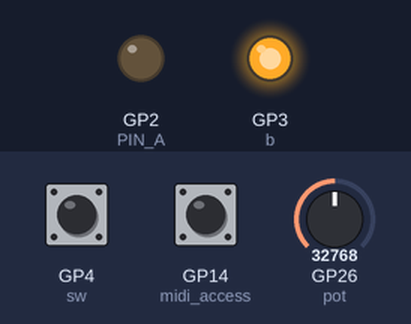
A program run on a simulated Raspberry Pi Pico running MicroPython. Parts: output pins drawn as LEDs (lit = HIGH). Dashed ring = blinking. The test bench sets the inputs (shaded band); at power-on: GP4 (sw) HIGH, GP14 (midi_access) HIGH, GP26 (pot) = 32768 (analog values on the 0–65535 scale). What the program prints to the serial console is not drawn.

Above: at 1.2 s.
1.3 s: GP4 (sw) pulled LOW for 3.2 s
At 2.9 s:
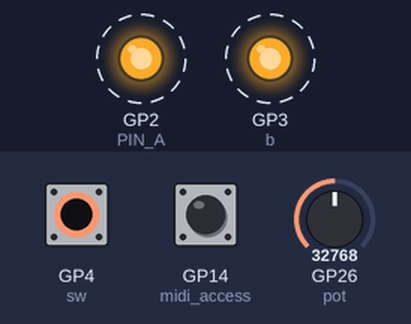
6.0 s: GP14 (midi_access) pulled LOW for 0.15 s
At 7.1 s:
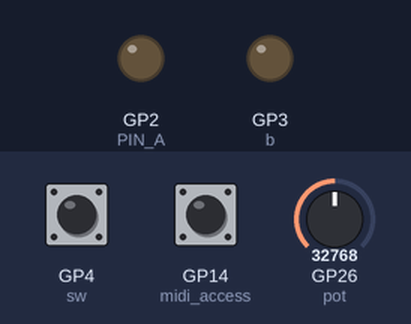
7.6 s: GP4 (sw) pulled LOW for 1 s
At 8.2 s:
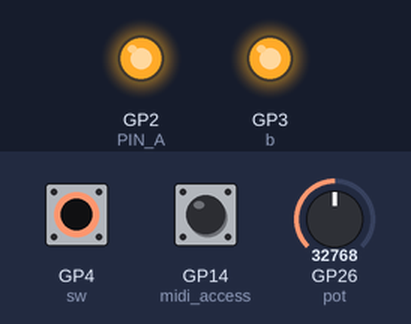
10.1 s: GP14 (midi_access) pulled LOW for 3.2 s
At 14.4 s:
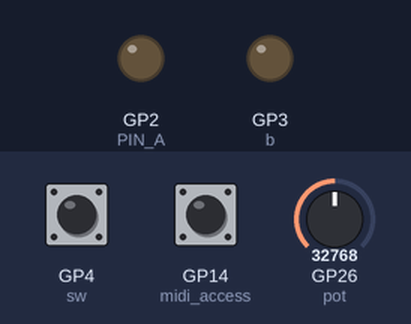
14.8 s: GP4 (sw) driven LOW
At 16.4 s:
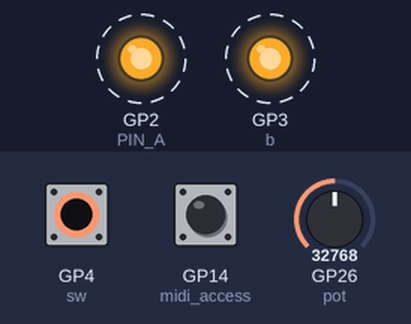
17.8 s: GP26 (pot) set to 57670
At 18.2 s:
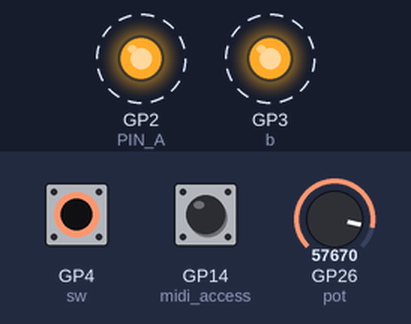
Timing chart, 0 to 21.8 s (numbered marks = the images above; inputs shaded):
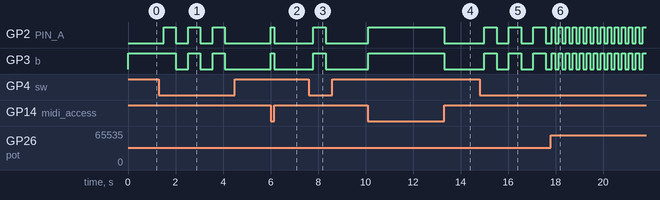

Measured:
- after the input at 1.3 s, GP2 (PIN_A): alternates HIGH for 0.52 s and LOW for 0.51 s, 6 changes in all, then stays LOW, starting after 0.20 s; GP3 (b): alternates HIGH for 0.52 s and LOW for 0.51 s, 5 changes in all, then stays LOW, starting after 0.72 s
- after the input at 6.0 s, GP2 (PIN_A), GP3 (b): LOW → HIGH at once, → LOW 0.15 s later
- after the input at 7.6 s, GP2 (PIN_A), GP3 (b): LOW → HIGH after 0.20 s, → LOW 0.51 s later
- after the input at 10.1 s, GP2 (PIN_A), GP3 (b): LOW → HIGH at once, → LOW 3.2 s later
- after the input at 14.8 s, GP2 (PIN_A), GP3 (b): alternates HIGH for 0.52 s and LOW for 0.51 s, starting after 0.20 s
- after the input at 17.8 s, GP2 (PIN_A), GP3 (b): alternates HIGH for 0.15 s and LOW for 0.15 s, starting at once

The program:

Whammy4_Shutter_Gate_TESTONLY.py
```python
# Melatroid - Whammy 4 Version 1.00
from machine import Pin, ADC, UART
import time

# =========================================================
# DEBUG
# =========================================================
DEBUG = False
DEBUG_A_EVENTS = False
DEBUG_A_SCOPE = True
SCOPE_EVERY_MS = 5
SCOPE_WIDTH = 80

def dbg(msg):
    if DEBUG:
        print(msg)

def a_dbg(msg):
    if DEBUG_A_EVENTS:
        print(msg)

# =========================================================
# DEVELOPMENT BYPASS
# =========================================================
DEV_BYPASS_MOMENTARY = False
DEV_MIDI_ACCESS = False

# =========================================================
# BYPASS / GATE LOGIC
# =========================================================
BYPASS_B_INVERT = True
BBM_DELAY_US = 20

# =========================================================
# MIDI OUT
# =========================================================
MIDI_ENABLED = True
MIDI_UART_ID = 0
MIDI_TX_PIN = 0
MIDI_CH = 3
MIDI_BAUD = 31250

MIDI_SEND_ON_START = True
MIDI_SEND_ON_STOP = False
MIDI_PC_ON = 12
MIDI_PC_OFF = 28

# =========================================================
# MIDI ACCESS MODE / PRESET LOGIC
# =========================================================
PIN_MIDI_ACCESS = 14
PRESET_SCROLL_INTERVAL_MS = 350
DOUBLE_CLICK_MS = 300

# Auto-commit confirmation after inactivity (Access mode)
PENDING_SAVE_MS = 2000

# MIDI-only confirmation: toggle OFF/ON N times
CONFIRM_TOGGLES = 3
CONFIRM_DELAY_MS = 120

PRESETS = [
    ("Detune Shallow", 1),
    ("Detune Deep", 2),
    ("Whammy: Up 2 Oct", 3),
    ("Whammy: Up 1 Oct", 4),
    ("Whammy: Down 1 Oct", 5),
    ("Whammy: Down 2 Oct", 6),
    ("Whammy: Dive Bomb", 7),
    ("Whammy: Drop Tune", 8),
    ("Harmony: Oct/Oct", 9),
    ("Harmony: 5th/4th", 10),
    ("Harmony: 4th/3rd", 11),
    ("Harmony: 5th/7th", 12),
    ("Harmony: 5th/6th", 13),
    ("Harmony: 4th/5th", 14),
    ("Harmony: 3rd/4th", 15),
    ("Harmony: b3rd/3rd", 16),
    ("Harmony: 2nd/3rd", 17),
]

# =========================================================
# 2 Preset Slots
#   slot 0 = Preset A
#   slot 1 = Preset B
# =========================================================
SLOT_A = 0
SLOT_B = 1

slot_index = [0, 0]
slot_name  = [PRESETS[0][0], PRESETS[0][0]]
slot_pc    = [PRESETS[0][1], PRESETS[0][1]]

# Normal shutter mode: which preset slot is used
active_slot = SLOT_A

# Access mode: which preset slot is being edited
edit_slot = SLOT_A

# Scrolling index (preview cursor)
preset_index = 0
last_preset_step_ms = 0
scroll_dir = 1  # +1 forward, -1 backward

# Click tracking (shared raw edge)
_last_sw_raw = 1

# IMPORTANT FIX: separate double-click timing for access vs normal mode
_last_press_ms_access = 0

# ---------------------------------------------------------
# NORMAL MODE: robust double-tap detection on RELEASE
# and IMPORTANT: NO relay output (GPIO2/3) while user is tapping.
# Shutter starts only after HOLD (press longer than TAP_MAX_MS)
# ---------------------------------------------------------
tap_down_ms = 0
last_tap_up_ms = 0
tap_armed = False
pending_shutter = False

TAP_MAX_MS = 170     # max duration of a tap
DTAP_GAP_MS = 260    # max allowed gap between taps (release->release)

# Pending selection (Access mode)
pending_active = False
pending_index = 0
pending_name = PRESETS[0][0]
pending_pc = PRESETS[0][1]
pending_last_change_ms = 0

# Access debug tracking
last_access = None
last_access_print_ms = 0
ACCESS_PRINT_INTERVAL_MS = 200

# =========================================================
# PINS
# =========================================================
PIN_A = 2
PIN_B = 3
PIN_FOOTSW = 4
PIN_POT = 26

DRY = 0
WET = 1

POT_EVERY_MS = 10
MIN_HALF_MS = 30
MAX_HALF_MS = 1000
DEBOUNCE_MS = 30

# =========================================================
# Poti-Filter
# =========================================================
POT_WINDOW = 10
POT_MAX_DEV = 200
POT_FORCE_AFTER = 4

# =========================================================
# Setup IO
# =========================================================
a = Pin(PIN_A, Pin.OUT, value=DRY)
b = Pin(PIN_B, Pin.OUT, value=1)
sw = Pin(PIN_FOOTSW, Pin.IN, Pin.PULL_UP)
midi_access = Pin(PIN_MIDI_ACCESS, Pin.IN, Pin.PULL_UP)
pot = ADC(Pin(PIN_POT))

# =========================================================
# MIDI Setup
# =========================================================
midi = None
if MIDI_ENABLED:
    midi = UART(MIDI_UART_ID, baudrate=MIDI_BAUD, tx=Pin(MIDI_TX_PIN))

def midi_write(data: bytes):
    if MIDI_ENABLED and midi is not None:
        midi.write(data)

def midi_pc(program: int, channel=MIDI_CH):
    status = 0xC0 | (channel & 0x0F)
    midi_write(bytes([status, program & 0x7F]))

def midi_confirm_preset(pc: int):
    """
    MIDI-only confirmation:
    toggle OFF/ON multiple times. Does NOT touch relays.
    Ends ON at the selected preset.
    """
    for _ in range(CONFIRM_TOGGLES):
        midi_pc(MIDI_PC_OFF)
        time.sleep_ms(CONFIRM_DELAY_MS)
        midi_pc(pc)
        time.sleep_ms(CONFIRM_DELAY_MS)

def clamp(v, lo, hi):
    return lo if v < lo else hi if v > hi else v

def map_pot_to_half_ms(v):
    span = MAX_HALF_MS - MIN_HALF_MS
    return MAX_HALF_MS - (v * span // 65535)

def b_write_raw(v01: int):
    if BYPASS_B_INVERT:
        b.value(0 if v01 else 1)
    else:
        b.value(v01)

a_state = DRY

def set_A_and_B(a_val: int):
    """Make-before-make relay handling: WET=1, DRY=0"""
    global a_state
    new_a = 1 if a_val else 0
    old_a = a_state
    if new_a == old_a:
        return

    if new_a == 1:
        b_write_raw(0)
        if BBM_DELAY_US:
            time.sleep_us(BBM_DELAY_US)
        a_state = 1
        a.value(1)
    else:
        a_state = 0
        a.value(0)
        if BBM_DELAY_US:
            time.sleep_us(BBM_DELAY_US)
        b_write_raw(1)

# =========================================================
# Pot Filter
# =========================================================
pot_u16_raw = 0
pot_u16_mean = 0
pot_hist = []
pot_outlier_streak = 0
pot_outlier_dir = 0

def pot_reset_and_prime():
    global pot_u16_raw, pot_u16_mean, pot_hist, pot_outlier_streak, pot_outlier_dir
    pot_u16_raw = pot.read_u16()
    pot_hist = [pot_u16_raw]
    pot_u16_mean = pot_u16_raw
    pot_outlier_streak = 0
    pot_outlier_dir = 0

def pot_update_filtered():
    global pot_u16_raw, pot_u16_mean, pot_hist, pot_outlier_streak, pot_outlier_dir
    pot_u16_raw = pot.read_u16()

    if not pot_hist:
        pot_hist = [pot_u16_raw]
        pot_u16_mean = pot_u16_raw
        pot_outlier_streak = 0
        pot_outlier_dir = 0
        return True

    diff = pot_u16_raw - pot_u16_mean
    if abs(diff) > POT_MAX_DEV:
        d = 1 if diff > 0 else -1
        if d == pot_outlier_dir:
            pot_outlier_streak += 1
        else:
            pot_outlier_dir = d
            pot_outlier_streak = 1

        if pot_outlier_streak >= POT_FORCE_AFTER:
            pot_hist = [pot_u16_raw]
            pot_u16_mean = pot_u16_raw
            pot_outlier_streak = 0
            pot_outlier_dir = 0
            return True

        return False

    pot_outlier_streak = 0
    pot_outlier_dir = 0

    pot_hist.append(pot_u16_raw)
    if len(pot_hist) > POT_WINDOW:
        pot_hist.pop(0)
    pot_u16_mean = sum(pot_hist) // len(pot_hist)
    return True

def midi_access_active() -> bool:
    if DEV_MIDI_ACCESS:
        return True
    return midi_access.value() == 0  # against GND = active

# =========================================================
# Effect ON/OFF (Shutter gate logic)
# =========================================================
active = False
last_toggle = time.ticks_ms()
last_pot_ms = time.ticks_ms()
half_ms = MAX_HALF_MS
last_scope_ms = time.ticks_ms()
scope_count = 0

def set_effect(on: bool, suppress_midi: bool = False):
    """Normal shutter mode start/stop. Start sends current active_slot preset."""
    global active, last_toggle, last_pot_ms, half_ms, scope_count

    if on:
        active = True
        now0 = time.ticks_ms()

        pot_reset_and_prime()
        half_ms = clamp(map_pot_to_half_ms(pot_u16_mean), MIN_HALF_MS, MAX_HALF_MS)
        last_pot_ms = now0

        set_A_and_B(WET)
        last_toggle = now0

        if DEBUG_A_SCOPE:
            print("\n[SCOPE START]")
            scope_count = 0

        if (not suppress_midi) and MIDI_SEND_ON_START:
            midi_pc(slot_pc[active_slot])
            if DEBUG:
                print("EFFECT START -> SLOT", active_slot, slot_name[active_slot], "PC", slot_pc[active_slot])

    else:
        active = False
        set_A_and_B(DRY)

        if DEBUG_A_SCOPE:
            print("\n[SCOPE STOP]\n")

# Boot-safe
set_effect(False)

# =========================================================
# Debounce (normal mode)
# =========================================================
stable_sw = sw.value()
last_sw = stable_sw
last_change = time.ticks_ms()

try:
    while True:
        now = time.ticks_ms()
        access = midi_access_active()

        # =========================================================
        # ACCESS DEBUG + enter/exit behavior
        # =========================================================
        raw_access_pin = midi_access.value()
        if last_access is None or access != last_access:
            print("GPIO14 raw =", raw_access_pin, "=> MIDI_ACCESS =", access)
            last_access = access
            last_access_print_ms = now

            # reset tracking on mode switch
            _last_sw_raw = 1
            _last_press_ms_access = 0
            stable_sw = sw.value()
            last_sw = stable_sw
            last_change = now

            # reset normal-mode double tap state too
            tap_down_ms = 0
            last_tap_up_ms = 0
            tap_armed = False
            pending_shutter = False

            if access:
                set_A_and_B(WET)

                # Always edit the slot that is currently active in normal mode.
                edit_slot = active_slot

                # Preview the stored preset of that slot
                midi_pc(slot_pc[edit_slot])

                # Align scroll cursor with stored preset
                preset_index = slot_index[edit_slot]

                pending_active = False
            else:
                if not active:
                    set_A_and_B(DRY)

        elif time.ticks_diff(now, last_access_print_ms) >= ACCESS_PRINT_INTERVAL_MS:
            last_access_print_ms = now
            print("GPIO14 raw =", raw_access_pin, "=> MIDI_ACCESS =", access)

        # =========================================================
        # MIDI ACCESS MODE
        # =========================================================
        if access:
            if a_state != WET:
                set_A_and_B(WET)

            raw = sw.value()
            foot_pressed = (raw == 0)
            press_edge = (_last_sw_raw == 1 and raw == 0)

            # --- double click => TOGGLE EDIT SLOT A/B (NO MIDI scroll dir change) ---
            if press_edge:
                dt = time.ticks_diff(now, _last_press_ms_access)
                if 0 < dt <= DOUBLE_CLICK_MS:
                    # toggle which slot we are editing
                    edit_slot = SLOT_B if edit_slot == SLOT_A else SLOT_A

                    # preview stored preset of that slot
                    midi_pc(slot_pc[edit_slot])

                    # align scroll cursor to that slot's stored preset
                    preset_index = slot_index[edit_slot]

                    # clear pending (so we don't accidentally commit old selection)
                    pending_active = False

                    _last_press_ms_access = 0
                    if DEBUG:
                        print("EDIT SLOT ->", edit_slot, "PREVIEW", slot_name[edit_slot], "PC", slot_pc[edit_slot])

                    _last_sw_raw = raw
                    time.sleep_ms(1)
                    continue
                else:
                    _last_press_ms_access = now

            _last_sw_raw = raw
            stepped = False

            # --- tap => preview next preset (pending) ---
            if press_edge:
                preset_index = (preset_index + scroll_dir) % len(PRESETS)
                name, pc = PRESETS[preset_index]
                midi_pc(pc)  # preview

                pending_active = True
                pending_index, pending_name, pending_pc = preset_index, name, pc
                pending_last_change_ms = now

                last_preset_step_ms = now
                stepped = True

                if DEBUG:
                    print("PREVIEW (tap):", preset_index, name, "PC", pc, "-> pending write to SLOT", edit_slot)

            # --- hold => scroll preview ---
            if foot_pressed and (not stepped):
                if time.ticks_diff(now, last_preset_step_ms) >= PRESET_SCROLL_INTERVAL_MS:
                    last_preset_step_ms = now
                    preset_index = (preset_index + scroll_dir) % len(PRESETS)
                    name, pc = PRESETS[preset_index]
                    midi_pc(pc)  # preview

                    pending_active = True
                    pending_index, pending_name, pending_pc = preset_index, name, pc
                    pending_last_change_ms = now

                    if DEBUG:
                        print("PREVIEW (hold):", preset_index, name, "PC", pc, "-> pending write to SLOT", edit_slot)

            if not foot_pressed:
                last_preset_step_ms = now

            # --- auto-commit after inactivity ---
            if pending_active and (time.ticks_diff(now, pending_last_change_ms) >= PENDING_SAVE_MS):
                # commit current slot
                slot_index[edit_slot] = pending_index
                slot_name[edit_slot] = pending_name
                slot_pc[edit_slot] = pending_pc
                pending_active = False

                midi_confirm_preset(slot_pc[edit_slot])

                if DEBUG:
                    print("COMMIT SLOT", edit_slot, "->", slot_index[edit_slot], slot_name[edit_slot], "PC", slot_pc[edit_slot])

                # =========================================================
                # NEW: after committing preset for slot 1, automatically start
                # selection for slot 2 (toggle edit_slot and preview it)
                # =========================================================
                edit_slot = SLOT_B if edit_slot == SLOT_A else SLOT_A

                # preview stored preset of the new edit slot
                midi_pc(slot_pc[edit_slot])

                # align scroll cursor to the stored preset of the new slot
                preset_index = slot_index[edit_slot]

                # start clean (avoid accidental commit/doubleclick carryover)
                pending_active = False
                _last_press_ms_access = 0
                last_preset_step_ms = now

            time.sleep_ms(1)
            continue

        # =========================================================
        # NORMAL MODE: Momentary = Shutter
        # + double tap toggles active_slot (Preset A/B)
        #   IMPORTANT: NO RELAY output while tapping:
        #   - PRESS starts "pending_shutter"
        #   - if HOLD > TAP_MAX_MS => start shutter (relays switch)
        #   - release before that => it's a tap (no relays touched)
        # =========================================================
        if not DEV_BYPASS_MOMENTARY:
            raw_sw = sw.value()
            if raw_sw != last_sw:
                last_sw = raw_sw
                last_change = now

            # debounced state change
            if time.ticks_diff(now, last_change) >= DEBOUNCE_MS and stable_sw != last_sw:
                stable_sw = last_sw

                # -------- PRESS (debounced) --------
                if stable_sw == 0:
                    tap_down_ms = now
                    pending_shutter = True  # decide later if it's hold

                # -------- RELEASE (debounced) --------
                else:
                    # If shutter already running -> stop
                    if active:
                        set_effect(False)

                    dur = time.ticks_diff(now, tap_down_ms)

                    # If we never started shutter, a short press counts as tap
                    if pending_shutter and 0 <= dur <= TAP_MAX_MS:
                        gap = time.ticks_diff(now, last_tap_up_ms)

                        if tap_armed and 0 <= gap <= DTAP_GAP_MS:
                            # DOUBLE TAP => toggle slot
                            active_slot = SLOT_B if active_slot == SLOT_A else SLOT_A
                            tap_armed = False
                            last_tap_up_ms = 0

                            # immediate feedback: send preset of selected slot (MIDI only)
                            midi_pc(slot_pc[active_slot])

                            if DEBUG:
                                print("ACTIVE SLOT ->", active_slot, slot_name[active_slot], "PC", slot_pc[active_slot])
                        else:
                            # first tap: arm for a second tap
                            tap_armed = True
                            last_tap_up_ms = now
                    else:
                        # not a tap (or shutter was started) -> disarm
                        tap_armed = False
                        last_tap_up_ms = 0

                    pending_shutter = False

            # Start shutter only if still pressed and held long enough
            if pending_shutter and (sw.value() == 0) and (not active):
                if time.ticks_diff(now, tap_down_ms) > TAP_MAX_MS:
                    pending_shutter = False
                    set_effect(True)

            # disarm pending double tap if timed out
            if tap_armed and time.ticks_diff(now, last_tap_up_ms) > DTAP_GAP_MS:
                tap_armed = False

        else:
            if not active:
                set_effect(True)

        # Poti only while shutter active
        if active and time.ticks_diff(now, last_pot_ms) >= POT_EVERY_MS:
            last_pot_ms = now
            pot_update_filtered()
            half_ms = clamp(map_pot_to_half_ms(pot_u16_mean), MIN_HALF_MS, MAX_HALF_MS)

        # Shutter toggling
        if active and time.ticks_diff(now, last_toggle) >= half_ms:
            last_toggle = now
            set_A_and_B(DRY if a_state else WET)

        # optional scope
        if DEBUG_A_SCOPE and active and time.ticks_diff(now, last_scope_ms) >= SCOPE_EVERY_MS:
            last_scope_ms = now
            print("█" if a.value() else "·", end="")
            scope_count += 1
            if scope_count >= SCOPE_WIDTH:
                print(f"  half={half_ms}ms  SLOT={active_slot}  A={a_state}  B(GPIO)={b.value()}")
                scope_count = 0

        time.sleep_ms(1)

except KeyboardInterrupt:
    set_effect(False)
```
